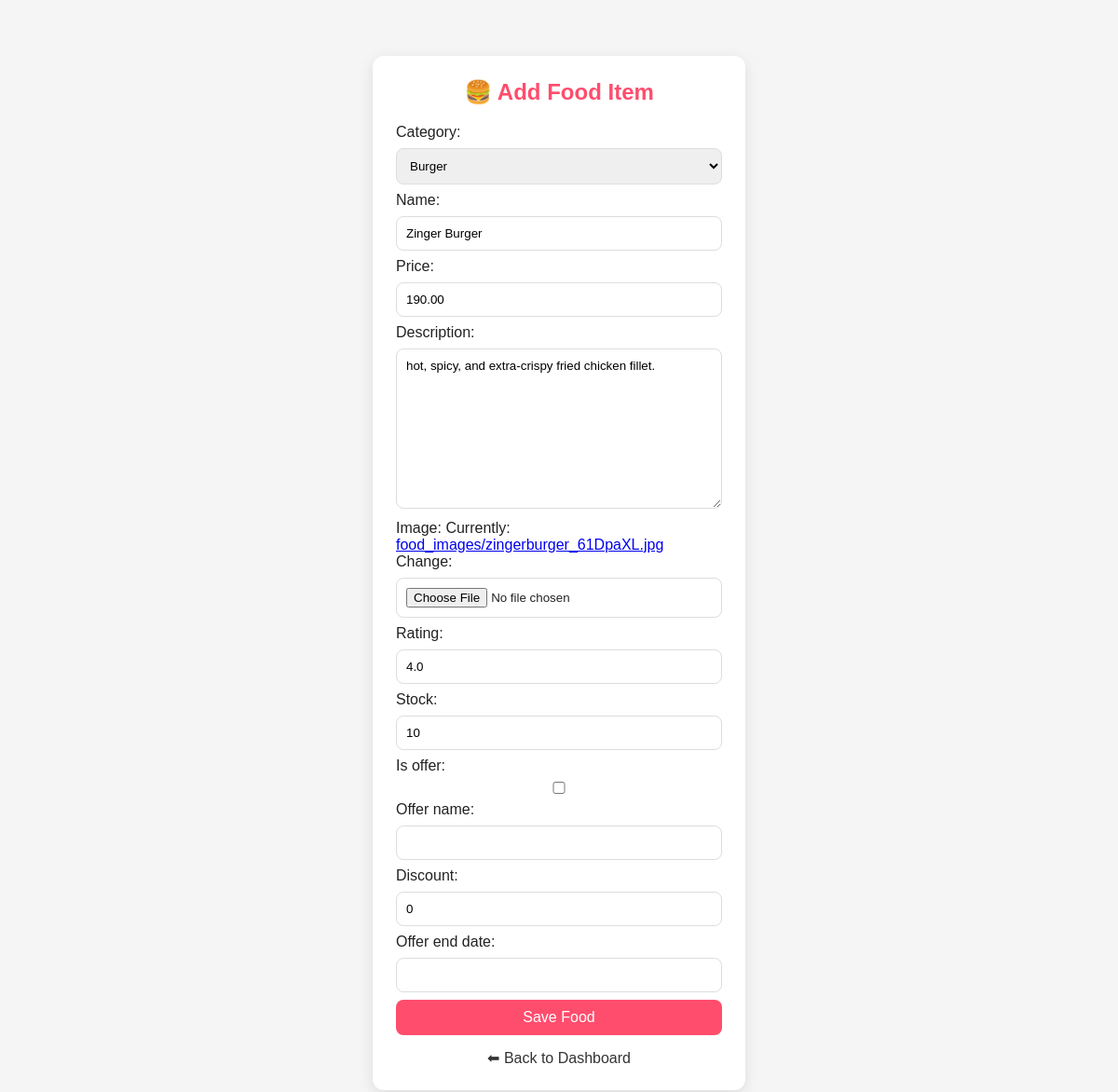
Page /update-food/4/ on the earlier database version.
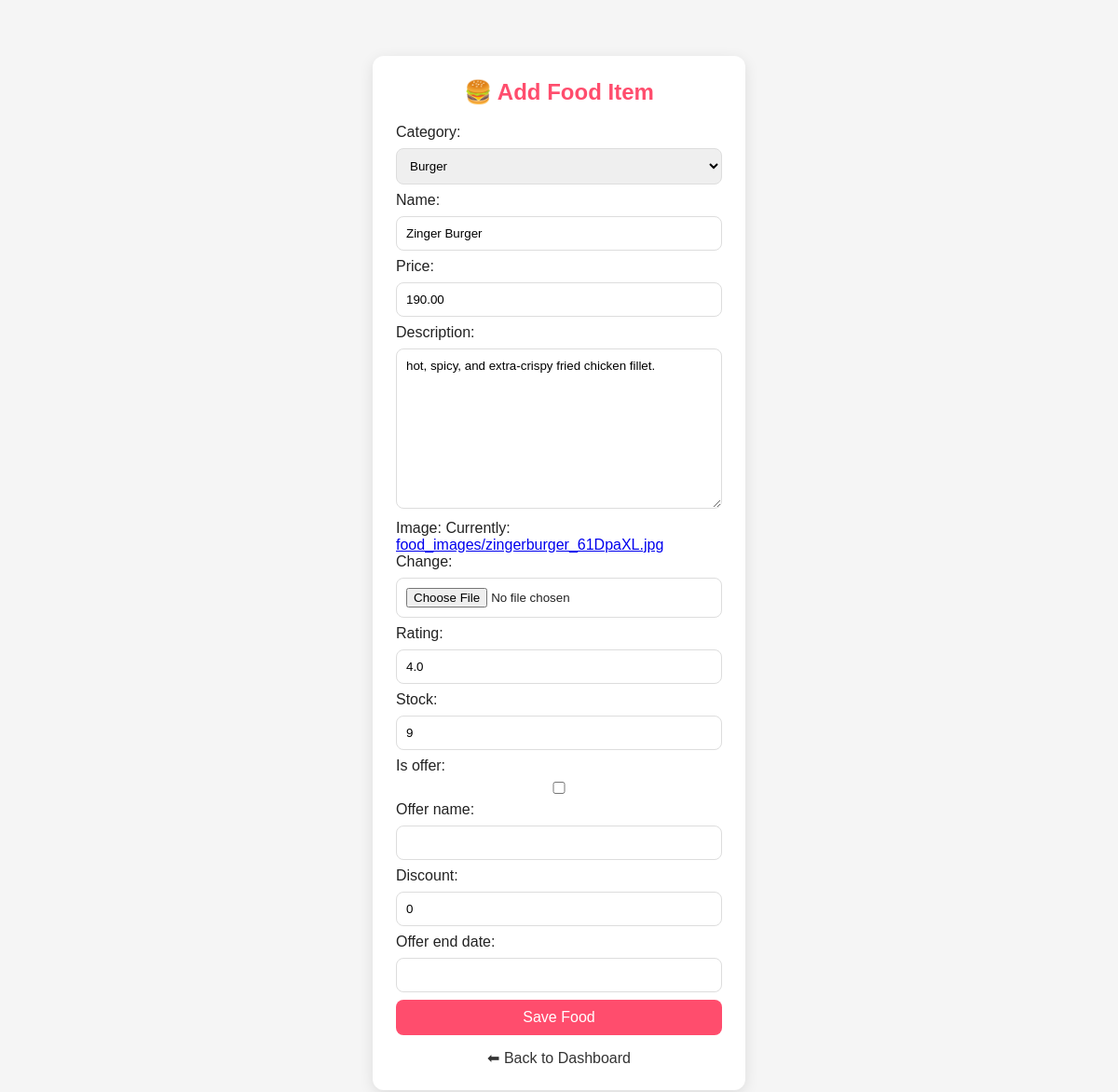
Same page on the later database version.
### store/models.py (models this page shows, shortened)
class Food(models.Model):
    category = models.ForeignKey(Category, on_delete=models.CASCADE)
    name = models.CharField(max_length=100)
    price = models.DecimalField(max_digits=6, decimal_places=2)
    description = models.TextField()
    image = models.ImageField(upload_to='food_images/')
    rating = models.FloatField(default=4.0)
    stock = models.IntegerField(default=10)
    is_offer = models.BooleanField(default=False)
    offer_name = models.CharField(max_length=100, blank=True, null=True)
    discount = models.IntegerField(default=0)
    offer_end_date = models.DateField(blank=True, null=True)

### store/views.py (the view)
# urls.py: path('update-food/<int:id>/', views.update_food, name='update_food'),
def update_food(request, id):
    food = get_object_or_404(Food, id=id)
    form = FoodForm(request.POST or None, request.FILES or None, instance=food)
    if form.is_valid():
        form.save()
        return redirect('dashboard')
    return render(request, 'add_food.html', {'form': form})

### store/forms.py
class FoodForm(forms.ModelForm):
    class Meta:
        model = Food
        fields = '__all__'

### store/models.py (called while the page is built)
    def __str__(self):
        return self.name

### store/templates/add_food.html (shortened to what this page needs)
{% load static %}
<!DOCTYPE html>
<html>
<head>
<link rel="stylesheet" href="{% static 'css/style.css' %}">
</head>
<body>
<div class="form-container">
<h2 class="form-title">🍔 Add Food Item</h2>
<form method="POST" enctype="multipart/form-data">
    {{ form.as_p }}
    <button type="submit" class="submit-btn">Save Food</button>
</form>
<a href="{% url 'dashboard' %}" class="back-btn">⬅ Back to Dashboard</a>
</div>
</body>
</html>

Differences in the rows shown:
changed Food "Burger": stock "10" → "9"
